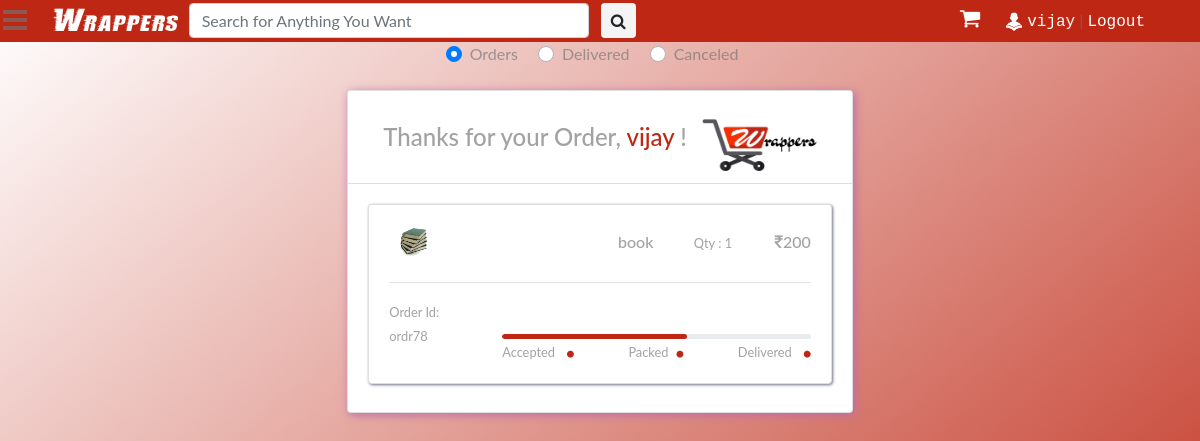
Screenshot of /myorders/ (signed in) with the database file from the repository.
### main/models.py (models this page shows, shortened)
class UserDetail(models.Model):
	SEX_CHOICES = (("Male",'Male'),("Female",'Female'),("Other",'Other'))
	STATE_CHOICES = (
		("Andaman & Nicobar Islands",'Andaman & Nicobar Islands'),
		("Andhra Pradesh",'Andhra Pradesh'),
		("Arunachal Pradesh",'Arunachal Pradesh'),
		("Assam",'Assam'),
		("Bihar",'Bihar'),
		("Chandigarh",'Chandigarh'),
		("Chhattisgarh",'Chhattisgarh'),
		("Dadra & Nagar Haveli",'Dadra & Nagar Haveli'),
		("Daman and Diu",'Daman and Diu'),
		("Delhi",'Delhi'),
		("Goa",'Goa'),
		("Gujarat",'Gujarat'),
		("Haryana",'Haryana'),
		("Himachal Pradesh",'Himachal Pradesh'),
		("Jammu & Kashmir",'Jammu & Kashmir'),
		("Jharkhand",'Jharkhand'),
		("Karnataka",'Karnataka'),
		("Kerala",'Kerala'),
		("Lakshadweep",'Lakshadweep'),
		("Madhya Pradesh",'Madhya Pradesh'),
		("Maharashtra",'Maharashtra'),
		("Manipur",'Manipur'),
		("Meghalaya",'Meghalaya'),
		("Mizoram",'Mizoram'),
		("Nagaland",'Nagaland'),
		("Odisha",'Odisha'),
		("Puducherry",'Puducherry'),
		("Punjab",'Punjab'),
		("Rajasthan",'Rajasthan'),
		("Sikkim",'Sikkim'),
		("Tamil Nadu",'Tamil Nadu'),
		("Telangana",'Telangana'),
		("Tripura",'Tripura'),
		("Uttarakhand",'Uttarakhand'),
		("Uttar Pradesh",'Uttar Pradesh'),
		("West Bengal",'West Bengal'),
		)
	user = models.OneToOneField(User, on_delete=models.CASCADE,primary_key=True)
	dob = models.DateField(null = True)
	photo = models.ImageField(default='default.png',upload_to='user_photos')
	mobile = models.CharField(max_length=10,null=True)
	alternate_mobile = models.CharField(max_length=10,null=True,blank=True)
	address = models.TextField()
	pincode = models.CharField(max_length=6, null=True)
	landmark = models.CharField(max_length=500, null=True, blank=True)
	locality = models.CharField(max_length=100, null=True, blank=True)
	city = models.CharField(max_length=100, null=True, blank=True)
	state = models.CharField(max_length=50,choices=STATE_CHOICES, null=True)
	sex = models.CharField(max_length=6,choices=SEX_CHOICES, null=True)

### saler/models.py (models this page shows, shortened)
class Orders(models.Model):
	STATUS_CHOICES = (("Accepted",'Accepted'),("Packed",'Packed'),("On The Way",'On The Way'),("Delivered",'Delivered'),("Cancel",'Cancel'))
	order_id = models.CharField(max_length=50,default='')
	saler = models.CharField(max_length=100,default='wrappers@admin',)
	user = models.ForeignKey(User, default='', on_delete=models.CASCADE)
	products = models.CharField(max_length=50)
	size = models.CharField(max_length=50,default='',null=True)
	status = models.CharField(max_length=15,choices=STATUS_CHOICES,default='')

class Product(models.Model):
	GST_CHOICES = (("0",'0'),("3",'3'),("5",'5'),("12",'12'),("18",'18'),("28",'28'))
	product_id = models.BigAutoField(primary_key=True)
	product_id2 = models.CharField(max_length=100,default='')
	shop = models.ForeignKey(User, on_delete=models.CASCADE,default='')
	product_name = models.CharField(max_length=100)
	category = models.ForeignKey(category, default="", verbose_name="Category", on_delete=models.SET_DEFAULT, null=True)
	subcategory = models.CharField(max_length=50, default="")
	price = models.IntegerField(default=0)
	price_not = models.IntegerField(default=999)
	desc = models.TextField()
	gst = models.CharField(default='0',max_length=3,choices=GST_CHOICES)
	pub_date = models.DateField(auto_now=True)
	image1 = models.ImageField(upload_to='products/images', default="",null=True)
	image2 = models.ImageField(upload_to='products/images', default="",null=True,blank=True)
	image3 = models.ImageField(upload_to='products/images', default="",null=True,blank=True)
	image4 = models.ImageField(upload_to='products/images', default="",null=True,blank=True)
	image5 = models.ImageField(upload_to='products/images', default="",null=True,blank=True)

### main/views.py (the view)
# urls.py: path('myorders/', views.MyOrders, name="myorders"),
def MyOrders(request):
	if request.method == 'POST':
		order_id = request.POST.get('order_id')
		o = Orders.objects.filter(order_id=order_id)[0]
		o.status = 'Cancel'
		o.save()
	params = {
		'orders': [i for i in Orders.objects.all() if i.user == request.user and i.status != 'Delivered' and i.status != 'Cancel'],
		'delivered': [i for i in Orders.objects.all() if i.user == request.user and i.status == 'Delivered'],
		'cancel': [i for i in Orders.objects.all() if i.user == request.user and i.status == 'Cancel'],
	}
	return render(request,'main/myorders.html', params)

### main/templatetags/app_tags.py (called while the page is built)
@register.filter(name='split')
def split(str, key):
    return str.split(key)

@register.filter(name='remfl')
def remfl(str1, key):
	if str1 != '' and key != '':
		return str(str1)[int(key):-int(key)]

@register.filter(name='product')
def product(str1, key):
	if str1.split(key)[0] != '':
		ppp = Product.objects.filter(product_id=str1.split(key)[0]).first()
		return [ppp.product_name,ppp.image1.url,ppp.price]

### main/templates/main/myorders.html (shortened to what this page needs)
{% extends 'main/base.html' %}
{% load static %}
    {% load app_tags %}
{% block main_body %}
<div style="width: 100%; text-align: center;">
    <div class="custom-control custom-radio custom-control-inline" onclick="document.getElementById('orders').style.display = 'block';document.getElementById('delivered').style.display = 'none';document.getElementById('cancel').style.display = 'none';">
      <label class="custom-control-label" for="customRadioInline1">Orders</label>
    </div>
    <div class="custom-control custom-radio custom-control-inline" onclick="document.getElementById('orders').style.display = 'none';document.getElementById('delivered').style.display = 'block';document.getElementById('cancel').style.display = 'none';">
      <label class="custom-control-label" for="customRadioInline2">Delivered</label>
    </div>
    <div class="custom-control custom-radio custom-control-inline"onclick="document.getElementById('orders').style.display = 'none';document.getElementById('delivered').style.display = 'none';document.getElementById('cancel').style.display = 'block';">
      <label class="custom-control-label" for="customRadioInline3">Canceled</label>
    </div>
</div>
<div id="orders">
    <div class="container-fluid my-4 d-flex justify-content-center">
        <div class="card card-1">
            <div class="card-header bg-white">
                <div class="media flex-sm-row flex-column-reverse justify-content-between ">
                    <div class="col my-auto">
                        <h4 class="mb-0">Thanks for your Order, <span class="change-color">{{request.user.first_name}}</span> !</h4>
                    </div>
                    <div class="col-auto text-center my-auto pl-0 sm-4"> <img class="img-fluid my-auto align-items-center mb-0 pt-3" src="{% static 'main/images/logo.png' %}" width="115" height="115">
                    </div>
                </div>
            </div>
            <div class="card-body">
                {% for ord in orders %}
                <div class="row pb-2">
                    <div class="col">
                        <div class="card card-2">
                            <div class="card-body">
                                {% for item in ord.products|split:',' %}
                                <div class="media mb-2">
                                    {% if item|product:'|'|slice:'0:1'|remfl:'2'%}
                                    <div class="sq align-self-center "> <img class="img-fluid my-auto align-self-center mr-2 mr-md-4 pl-0 p-0 m-0" src="{{item|product:'|'|slice:'1:2'|remfl:'2'}}" width="50" /> </div>
                                    <div class="media-body my-auto text-right">
                                        <div class="row my-auto flex-column flex-md-row">
                                            <div class="col-sm-7 my-auto">
                                                <h6 class="mb-0"> {{item|product:'|'|slice:'0:1'|remfl:'2'}}</h6>
                                            </div>
                                            <div class="col my-auto"> <small>Qty : {{item|split:'|'|slice:'1:2'|remfl:'2'}}</small></div>
                                            <div class="col my-auto">
                                                <h6 class="mb-0"><i class="fa fa-inr" aria-hidden="true"></i>{{item|product:'|'|slice:'2:3'|remfl:'1'}}</h6>
                                            </div>
                                        </div>
                                    </div>
                                    {% endif %}
                                </div>
                                {% endfor %}
                                <hr class="my-3 ">
                                <div class="row">
                                    <div class="col-md-3 mb-3"> <small>Order Id: <span>{{ord.order_id}}</span></small> </div>
                                    <div class="col mt-auto">
                                        <div class="progress my-auto">
                                            {% if ord.status == 'Accepted' %}
                                            <div class="progress-bar progress-bar rounded" style="width: 20%" role="progressbar" aria-valuenow="25" aria-valuemin="0" aria-valuemax="100"></div>
                                            {% elif ord.status == 'Packed' %}
                                            <div class="progress-bar progress-bar rounded" style="width: 60%" role="progressbar" aria-valuenow="25" aria-valuemin="0" aria-valuemax="100"></div>
                                            {% elif ord.status == 'Delivered' %}
                                            <div class="progress-bar progress-bar rounded" style="width: 100%" role="progressbar" aria-valuenow="25" aria-valuemin="0" aria-valuemax="100"></div>
                                            {% endif %}
                                        </div>
                                        <div class="media row justify-content-between ">
                                            <div class="col-auto text-right"><span> <small class="text-right mr-sm-2">Accepted</small> <i class="fa fa-circle active"></i> </span></div>
                                            <div class="flex-col"> <span> <small class="text-right mr-sm-2">Packed</small><i class="fa fa-circle active"></i></span></div>
                                            <div class="col-auto flex-col-auto"><small class="text-right mr-sm-2">Delivered</small><span> <i class="fa fa-circle active"></i></span></div>
                                        </div>
                                    </div>
                                </div>
                            </div>
                        </div>
                    </div>
                </div>
               {% endfor %}
            </div>
        </div>
    </div>
</div>
{% endblock main_body %}

### main/templates/main/base.html (shortened to what this page needs)
<!DOCTYPE html>
<html>
<head>
	{% load static %}
	{% load app_tags %}
	<link href="{% static 'main/css/bootstrap.min.css' %}" rel="stylesheet" type="text/css" media="all" />
	<link href="{% static 'main/css/style.css' %}" rel="stylesheet" type="text/css" media="all" />
	<link href="{% static 'saler/font-awesome/css/font-awesome.min.css' %}" rel="stylesheet">
</head>
<body>
	<nav class="main_nav" id="main_nav">
		<div class="container">
			<div class="nav_links">
				<a href="{% url 'home' %}" class="logo">Wrappers</i></a>
				<form class="form-inline my-2 my-lg-0 serch" action="/search">
					<input class="form-control mr-sm-2" type="search" placeholder="Search for Anything You Want"
						aria-label="Search" name="query">
					<button class="btn" type="submit" style="margin: 0;"><i class="fa fa-search"
							aria-hidden="true"></i></button>
				</form>
			</div>
			<div class="user_links pt-1">
				<a href="{% url 'main_cart' %}" style="font-size: 22px; color: #fff; margin-right: 20px;"><i
						class="fa fa-shopping-cart" aria-hidden="true"></i></a>
				{% if request.user.is_authenticated %}
				<a href="##" data-container="body" data-toggle="popover" data-placement="bottom" data-trigger="focus"
					data-html="true"
					data-content="<a href='{% url 'myorders' %}'>My Order</a><br><a href='{% url 'account_settings' %}'>Account Settings</a>"><img
						src="{{request.user.userdetail.photo.url}}"
						style="height: 20px; width: 20px; border-radius: 10px; margin-right: 3px;">{{request.user.first_name}}</a>&nbsp;|
				<a href="{% url 'logout' %}">Logout</a>
				{% else %}
				<a href="{% url 'login' %}">Login</a>&nbsp;|
				<a href="{% url 'signup' %}">Register</a>&nbsp;|
				<a href="{% url 'seller_signup' %}">Seller</a>
				{% endif %}
			</div>
		</div>
	</nav>
	<a class="menu_bar"><i class="fa fa-bars" aria-hidden="true"></i></a>
	<main class="" id="menu_close">
		{% block main_body %}
		{% endblock main_body %}
	</main>
</body>
</html>

### main/static/main/css/style.css (style rules this page uses)
body a { text-decoration:none; transition:0.5s all; -webkit-transition:0.5s all; -moz-transition:0.5s all; -o-transition:0.5s all; -ms-transition:0.5s all; }
.menu_bar { position: fixed; top: -2px; left: 3px; z-index: 99; color: #fff; font-size: 28px; }
main { transition: all 300ms linear; padding-top: 42px; }
.main_nav input { height: 35px; }
.main_nav button { background-color: #f4f4f4; height: 35px; padding: 0 9px 0 9px; }
.main_nav { height: 42px; width: 100%; position: fixed; background-color: #be2714; z-index: 99; }
.main_nav .serch { display: inline; float: right; padding: 3px 0 0 10px; }
.main_nav .serch input { width: 400px; }
.main_nav .nav_links { float: left; margin-left: 10px; }
.main_nav .nav_links .logo { font-size: 28px; font-family: stormextrabold; color: #fff; }
.main_nav .nav_links a { font-family: Courier New; color: #fff; }
.main_nav .user_links { float: right; margin-right: 10px }
.main_nav .user_links a { font-family: Courier New; color: #fff; }
.active { left: 0; }

### main/templates/main/myorders.html (style rules this page uses)
body { min-height: 100vh; background-size: cover; font-family: 'Lato', sans-serif; color: rgba(116, 116, 116, 0.667); background: linear-gradient(140deg, #fff, 50%, #be2714) }
.container-fluid { margin-top: 200px }
.card-1 { box-shadow: 2px 2px 10px 0px rgb(190, 108, 170) }
hr { background-color: rgba(248, 248, 248, 0.667) }
.change-color { color: #be2714 !important }
.card-2 { box-shadow: 1px 1px 3px 0px rgb(112, 115, 139) }
.fa-circle.active { font-size: 8px; color: #be2714 }
.fa-circle { font-size: 8px; color: #aaa }
.rounded { border-radius: 2.25rem !important }
.progress-bar { background-color: #be2714 !important }
.progress { height: 5px !important; margin-bottom: 0 }

### rows the page displays
Orders: price (picture), products "1", order_id "ordr78", status "Packed" (drawn)
Product: products "book", products "200"

### other values shown
{{ request.user.first_name }} "vijay"
